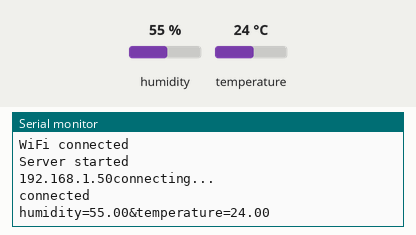
Recording of a sketch running on a simulated ESP8266 (NodeMCU). Shown: the last lines printed to the serial monitor. Inputs (shaded band) come from the test bench; at power-on: humidity 55 %, temperature 24 °C. WiFi joins after 1.5 s; servers stay silent unless stated.

Above: at 3.7 s.
3.8 s: humidity set to 22 %
At 9.2 s:
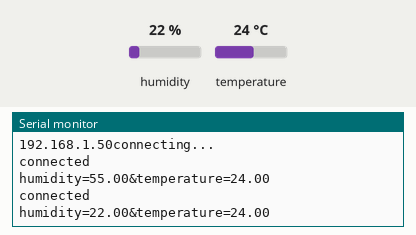
9.6 s: temperature set to 12 °C
At 14.1 s:
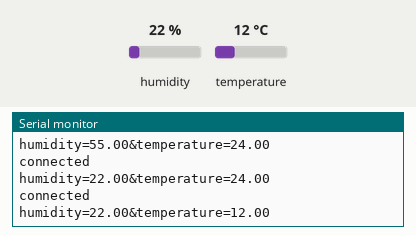
15.4 s: humidity set to 40 %
At 18.9 s:
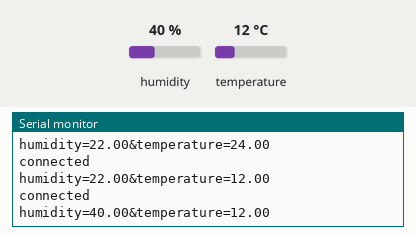
Timing chart, 0 to 20.4 s (numbered marks = the images above; inputs shaded):
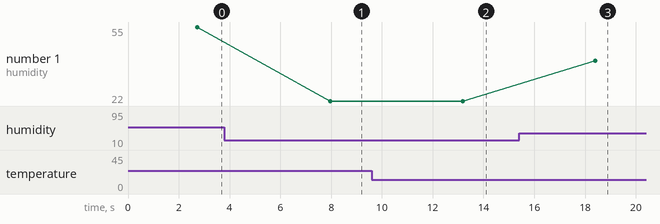

The sketch:

dht-mysql.ino
```cpp
/* This arduino code is sending data to mysql server every 30 seconds.

Created By Embedotronics Technologies*/

#include "DHT.h"
#include <ESP8266WiFi.h>
#include <WiFiClient.h>
#include <ESP8266WebServer.h>
#include <ESP8266mDNS.h>
#include <SPI.h>


#define DHTPIN D2

#define DHTTYPE DHT11

DHT dht(DHTPIN,DHTTYPE);

float humidityData;
float temperatureData;
const char* ssid = "사용하는 무선 네트워크이름";//
const char* password = "암호";
//WiFiClient client;
char server[] = "서버 주소";   //eg: 192.168.0.222


WiFiClient client;


void setup()
{
 Serial.begin(115200);
  delay(10);
  dht.begin();
  // Connect to WiFi network
  Serial.println();
  Serial.println();
  Serial.print("Connecting to ");
  Serial.println(ssid);

  WiFi.begin(ssid, password);

  while (WiFi.status() != WL_CONNECTED) {
    delay(500);
    Serial.print(".");
  }
  Serial.println("");
  Serial.println("WiFi connected");

  // Start the server
//  server.begin();
  Serial.println("Server started");
  Serial.print(WiFi.localIP());
  delay(1000);
  Serial.println("connecting...");
 }
void loop()
{
  humidityData = dht.readHumidity();
  temperatureData = dht.readTemperature();
  Sending_To_phpmyadmindatabase();
  delay(5000); // interval
 }

 void Sending_To_phpmyadmindatabase()   //CONNECTING WITH MYSQL
 {
   if (client.connect(server, 4000)) {

    Serial.println("connected");
    // Make a HTTP request:
    Serial.print("humidity=");
    Serial.print(humidityData);
    Serial.print("&temperature=");
    Serial.println(temperatureData);

    client.print("GET http://host-pc-ip:4000/dht.php?humidity=");     //YOUR URL
    client.print(humidityData);
    client.print("&temperature=");
    client.print(temperatureData);

    client.print(" ");      //SPACE BEFORE HTTP/1.1
    client.print("HTTP/1.1");
    client.println();
    client.println("Host: Your Local IP");
    client.println("Connection: close");
    client.println();
  } else {
    // if you didn't get a connection to the server:
    Serial.println("connection failed");
  }
 }
```

Measured:
- after the input at 3.8 s, the serial monitor: prints a new line after 4.2 s (image 1)
- after the input at 9.6 s, the serial monitor: prints a new line after 3.6 s (image 2)
- after the input at 15.4 s, the serial monitor: prints a new line after 3.0 s (image 3)
- plotted number 1: 55 → 22 after the input at 3.8 s, 22 → 40 after the input at 15.4 s
